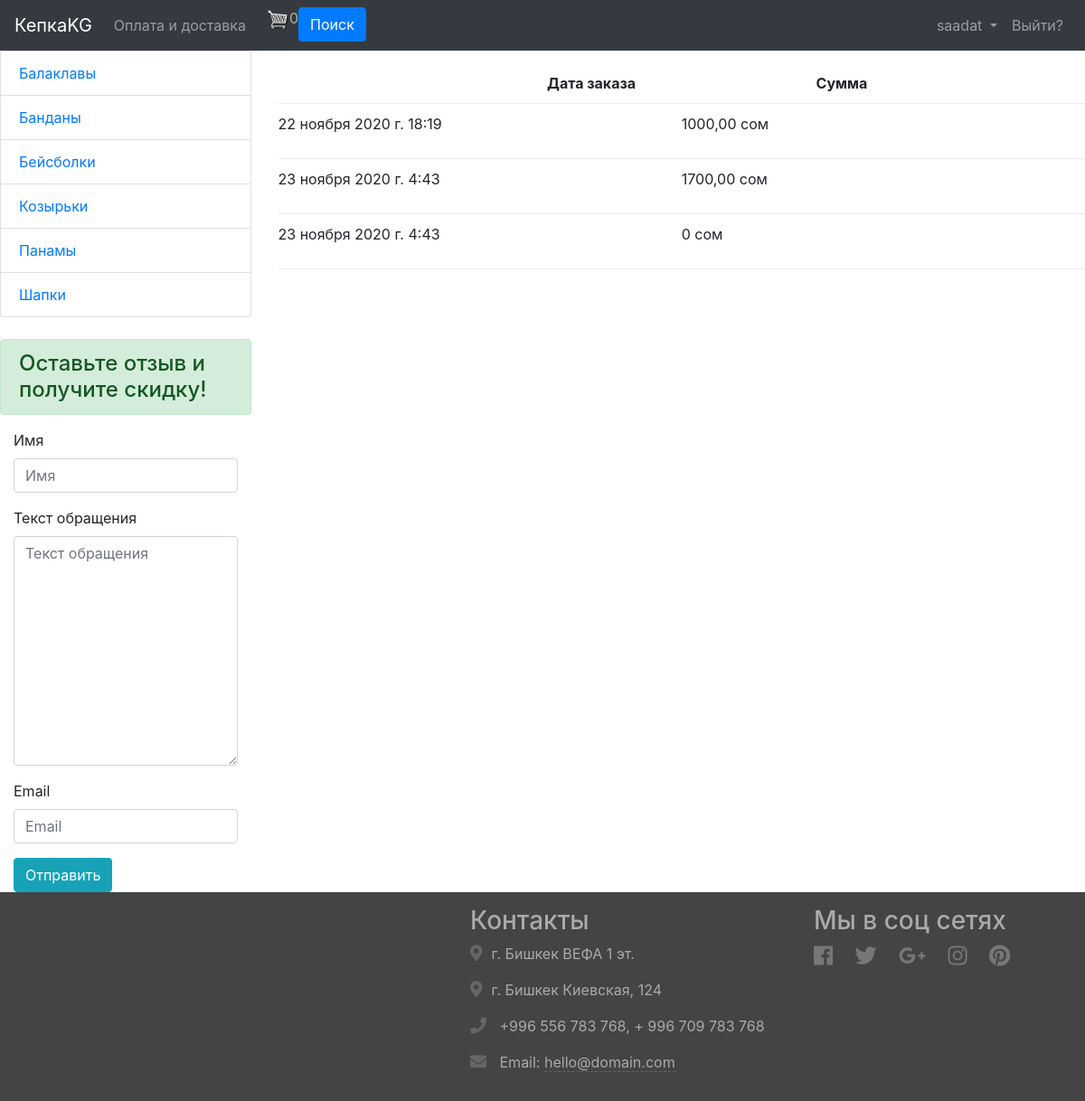
Before: /order/order_list/ (signed in) with the older database file.
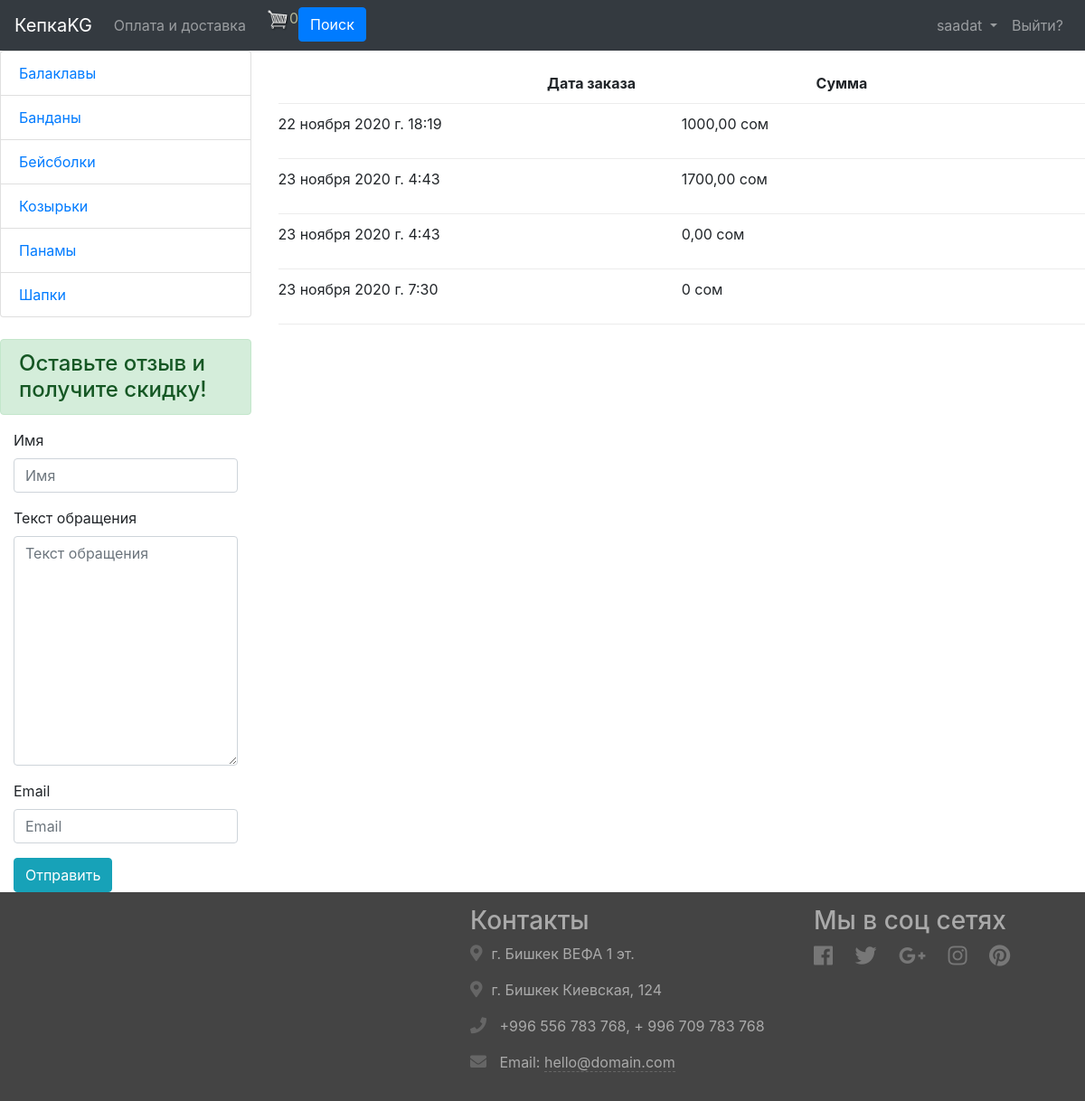
After: the same page with the newer database file.
### product/models.py (models this page shows, shortened)
class Category(models.Model):
    name = models.CharField(max_length=255, verbose_name="Категория")
    class Meta:
        verbose_name = "категорию"
        verbose_name_plural = "Категории"

class Product(BaseAbstractModel):
    main_image = models.ImageField(
        default='/product_images_main/default_main_photo.png/',
        upload_to='product_images_main',
        verbose_name='Основное фото'
    )
    vendor_code = models.CharField(
        max_length=20,
        unique=True,
        blank=True,
        null=True,
        verbose_name='Артикул'
    )
    description = models.CharField(
        max_length=5000,
        null=True,
        blank=True,
        verbose_name='Описание'
    )
    old_price = models.DecimalField(
        default=0,
        max_digits=11,
        decimal_places=2,
        verbose_name='Текущая цена'
    )
    new_price = models.DecimalField(
        default=0,
        max_digits=11,
        decimal_places=2,
        verbose_name='Новая цена'
    )
    cost_price = models.DecimalField(
        default=0,
        max_digits=11,
        decimal_places=2,
        verbose_name='Себестоимость'
    )
    quantity_in_warehouse = models.IntegerField(
        default=0,
        verbose_name='Колличество на на складе'
    )
    availability = models.BooleanField(
        default=True,
        verbose_name='Наличие в магазине'
    )
    SHOPS = (
        (1, 'ТЦ ЦУМ, 3 этаж, бутик B16'),
        (2, 'ТЦ Вефа, 1 этаж'),
        (3, 'Киевская, 124 (ориентрир ТЦ Караван)'),
        (4, 'г. Ош, ул. Масалиева, 44'),
        (5, 'Все магазины')
    )
    shop = models.IntegerField(
        choices=SHOPS,
        default=5,
        verbose_name='Магазины'
    )
    category = models.ForeignKey(
        to="Category",
        on_delete=models.SET_NULL,
        related_name="product",
        null=True,
        blank=True,
        verbose_name="Категория"
    )
    class Meta:
        verbose_name = "Товар"
        verbose_name_plural = "Товары"
        ordering = ["name"]

### order/models.py (models this page shows, shortened)
class Order(models.Model):
    customer = models.ForeignKey(
        to=Customer,
        null=True, blank=True,
        on_delete=models.SET_NULL
        )
    complete = models.BooleanField(default=False)
    order_date = models.DateTimeField(auto_now_add=True)
    @property
    def get_cart_total(self):
        orderitems = self.orderitem_set.all()
        total = sum([item.get_total for item in orderitems])
        return total
    @property
    def get_cart_items(self):
        orderitems = self.orderitem_set.all()
        total = sum([item.quantity for item in orderitems])
        return total

class OrderItem(models.Model):
    product = models.ForeignKey(
        to=Product,
        null=True,
        on_delete=models.SET_NULL
        )
    order = models.ForeignKey(
        to=Order,
        null=True,
        on_delete=models.SET_NULL
        )
    quantity = models.IntegerField(default=0)
    @property
    def get_total(self):
        total = self.product.old_price * self.quantity
        return total

### order/views.py (the view)
# urls.py: path("order_list/", ordersList, name="orders_list"),
def ordersList(request):
	data = cartData(request)
	cartItems = data['cartItems']
	if request.user.is_authenticated:
		customer = request.user.customer
		orders = customer.customer_orders
		context = {'cartItems':cartItems, 'orders': orders}
		return render(request, 'orders_list.html', context)

### feedback/forms.py
class FeedbackForm(forms.ModelForm):
    class Meta:
        model = Feedback
        fields = ["name", "text","email"]

### order/models.py (called while the page is built)
    @property
    def customer_orders(self):
        orders = self.order_set.all()
        return orders

### order/utils.py (called while the page is built)
def cartData(request):
	if request.user.is_authenticated:
		customer = request.user.customer
		order, created = Order.objects.get_or_create(customer=customer, complete=False)
		items = order.orderitem_set.all()
		cartItems = order.get_cart_items
	else:
		cookieData = cookieCart(request)
		cartItems = cookieData['cartItems']
		order = cookieData['order']
		items = cookieData['items']
	return {'cartItems':cartItems, 'order':order, 'items':items}

### product/context_processors.py (called while the page is built)
def category(request):
    context = {}
    context["categories"] = Category.objects.order_by("name")
    context["feedback_form"] = FeedbackForm()
    return context

### order/templates/orders_list.html
{% extends 'index.html' %}
{% load bootstrap4 %}
{% load static %}
{% block content %}
    <div class="box-element">
        <div class="cart-row">
            <div style="flex:1"></div>
            <div style="flex:1"><strong>Дата заказа</strong></div>
            <div style="flex:1"><strong>Сумма</strong></div>
        </div>
        {% for order in orders %}
        <div class="cart-row">
            <div style="flex:1"><p>{{ order.order_date }}</p></div>
            <div style="flex:1"><p>{{ order.get_cart_total }} сом</p></div>
        </div>
        {% endfor %}
    </div>
{% endblock %}

### product/templates/index.html (shortened to what this page needs)
{% load bootstrap4 %}
{% load static %}
<!DOCTYPE html>
<html lang="ru">
<head>
    <link rel="stylesheet" href="https://stackpath.bootstrapcdn.com/bootstrap/4.5.2/css/bootstrap.min.css">
    <link rel="stylesheet" href="https://maxcdn.bootstrapcdn.com/font-awesome/4.7.0/css/font-awesome.min.css">
    <link rel="stylesheet" href="https://use.fontawesome.com/releases/v5.0.6/css/all.css">
    <link rel="stylesheet" href="{% static 'css/styles.css' %}">
    <link rel="stylesheet" href="{% static 'css/for_cart_icons.css' %}">
</head>
<body>
    <nav class="navbar navbar-expand-md navbar-dark bg-dark">
        <a href="{% url 'products' %}" class="navbar-brand">КепкаKG</a>
        <div class="collapse navbar-collapse" id="navbarCollapse">
            <div class="navbar-nav">
                <a href="{% url 'info' %}" class="nav-item nav-link">Оплата и доставка</a>
                <a href="{% url 'cart' %}">
                  <img  id="cart-icon" src="{% static 'images/cart.png' %}">
                </a>
                <p id="cartItems" style="color:rgb(179, 182, 150)">{{cartItems}}</p>
                <br>
                <form method="get">
                  <button class="btn btn-primary" type="submit">Поиск</button>
                </form>
            </div>
        </div>
          <form class="navbar-nav">
            <li class="nav-item">
                {% if request.user.is_authenticated and request.user %}
                <li class="nav-item dropdown">
                  <a class="nav-link dropdown-toggle" href="#" id="navbardrop" data-toggle="dropdown">
                    {{ request.user.username }}
                  </a>
                </li>
                    <a href="{% url 'account_logout' %}" class="nav-link d-inline">Выйти?</a>
                {% else %}
                    <a href="#" class="nav-link d-inline">
                      Привет, Гость
                    </a>
                    <a href="{% url 'account_login' %}" class="nav-link d-inline">Войти?</a>
                {% endif %}
            </li>
          </form>
    </nav>
    <div>
      {% block page %}
        <div class="row">
          <div class="col-lg-3 col-md-2">
            <div class="list-group">
              {% for category in categories %}
                <a href="{% url 'category' category.id %}"
                  class="list-group-item
                ">
                  {{ category.name }}
                </a>
              {% endfor %}
            </div>
            <br>
            <h4 class="alert alert-success">Оставьте отзыв и получите скидку!</h4>
            <div class="container-fluid">
              <form action="{% url 'feedback' %}" method="POST" enctype="multipart/form-data">
                {% bootstrap_form feedback_form %}
                <button class="btn btn-info">
                  Отправить
                </button>
              </form>
            </div>
          </div>
        <div class="col-lg-9 col-md-10"><br>
          {% block content %}
          {% endblock %}
          <br>
        </div>
      </div>
      {% endblock %}
    </div>
        <footer>
        	<div class="footer-bottom">
		        <div class="container">
		        	<div class="row">
		        		<div class="col-md-4 col-lg-4 footer-about wow fadeInUp">
	                    </div>
		        		<div class="col-md-4 col-lg-4 offset-lg-1 footer-contact wow fadeInDown">
		        			<h3>Контакты</h3>
                            <p><i class="fas fa-map-marker-alt"></i>г. Бишкек ВЕФА 1 эт.</p>
                            <p><i class="fas fa-map-marker-alt"></i>г. Бишкек Киевская, 124</p>
		                	<p><i class="fas fa-phone"></i> +996 556 783 768, + 996 709 783 768</p>
		                	<p><i class="fas fa-envelope"></i> Email: <a href="mailto:hello@domain.com">hello@domain.com</a></p>
	                    </div>
	                    <div class="col-md-4 col-lg-3 footer-social wow fadeInUp">
	                    	<h3>Мы в соц сетях</h3>
	                    	<p>
	                    		<a href="#"><i class="fab fa-facebook"></i></a>
								<a href="#"><i class="fab fa-twitter"></i></a>
								<a href="#"><i class="fab fa-google-plus-g"></i></a>
								<a href="#"><i class="fab fa-instagram"></i></a>
								<a href="#"><i class="fab fa-pinterest"></i></a>
	                    	</p>
	                    </div>
		            </div>
		        </div>
	        </div>
        </footer>
</body>
</html>

### product/static/css/styles.css (style rules this page uses)
.footer-contact p { word-wrap: break-word; }
.footer-contact i { padding-right: 10px; font-size: 18px; color: #666; }
.footer-contact p a { color: #aaa; border-bottom: 1px dashed #666; }
.footer-social a { display: inline-block; margin-right: 20px; margin-bottom: 8px; color: #777; border: 0; }
.footer-social i { font-size: 24px; vertical-align: middle; }
.footer-bottom { padding: 15px 0; background: #444; text-align: left; color: #aaa; }

Changed rows visible on the page:
changed Order (number 3 of 4 on the later page): get_cart_total "0" → "0,00"
added Order: order_date "23 ноября 2020 г. 7:30", get_cart_total "0"
